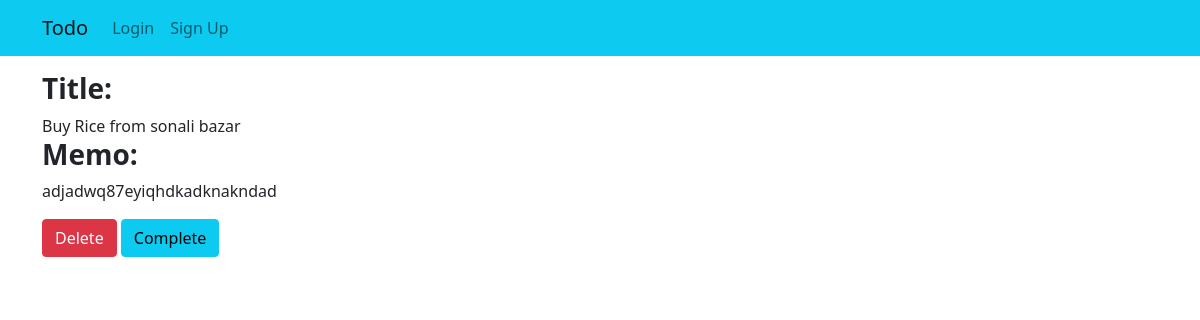
Screenshot of /todo_details/9 with the database file from the repository.
### home/models.py (models this page shows, shortened)
class Createtodo(models.Model):
    title=models.CharField(max_length=100)
    memo=models.TextField()
    important=models.BooleanField(default=False)
    datecompleted=models.DateTimeField(null=True,blank=True)

### home/views.py (the view)
# urls.py: path('todo_details/<str:pk>', views.todo_details,name="todo_details"),
def todo_details(request,pk):
    new_todo=Createtodo.objects.get(id=pk)
    params={'new_todo':new_todo}
    return render(request,"home/todo_details.html",params)

### templates/home/todo_details.html (shortened to what this page needs)
{%extends 'base.html'%}
{% block body %}
<div class="container my-3">
<h3><b>Title: </b></h3>
{{new_todo.title}}
<h3><b>Memo: </b></h3>
{{new_todo.memo}}
</div>
{% if new_todo.datecompleted is not none%}
<div class="container">
    <a href="/todo_details/{{new_todo.id}}/delete"<button class="btn btn-danger" type="submit">Delete</button></a>
</div>
{%else%}
<div class="container">
    <a href="/todo_details/{{new_todo.id}}/delete"<button class="btn btn-danger" type="submit">Delete</button></a>
    <a href="/todo_details/{{new_todo.id}}/completetodo" <button class="btn btn-info" type="submit">Complete</button></a>
</div>
{% endif %}
{% endblock %}

### rows the page displays
Createtodo: title "Buy Rice from sonali bazar", memo "adjadwq87eyiqhdkadknakndad"
